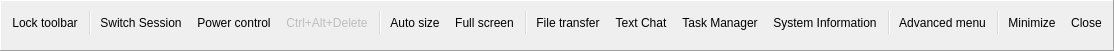
<?xml version="1.0" encoding="UTF-8"?>
<ui version="4.0">
 <class>DesktopToolBar</class>
 <widget class="QFrame" name="DesktopToolBar">
  <property name="geometry">
   <rect>
    <x>0</x>
    <y>0</y>
    <width>866</width>
    <height>51</height>
   </rect>
  </property>
  <property name="sizePolicy">
   <sizepolicy hsizetype="Minimum" vsizetype="Minimum">
    <horstretch>0</horstretch>
    <verstretch>0</verstretch>
   </sizepolicy>
  </property>
  <property name="windowTitle">
   <string notr="true"/>
  </property>
  <property name="autoFillBackground">
   <bool>true</bool>
  </property>
  <property name="frameShape">
   <enum>QFrame::Shape::Panel</enum>
  </property>
  <property name="frameShadow">
   <enum>QFrame::Shadow::Raised</enum>
  </property>
  <property name="lineWidth">
   <number>1</number>
  </property>
  <layout class="QVBoxLayout" name="verticalLayout">
   <property name="spacing">
    <number>0</number>
   </property>
   <property name="leftMargin">
    <number>0</number>
   </property>
   <property name="topMargin">
    <number>0</number>
   </property>
   <property name="rightMargin">
    <number>0</number>
   </property>
   <property name="bottomMargin">
    <number>0</number>
   </property>
   <item>
    <widget class="QToolBar" name="toolbar">
     <property name="sizePolicy">
      <sizepolicy hsizetype="Minimum" vsizetype="Minimum">
       <horstretch>0</horstretch>
       <verstretch>0</verstretch>
      </sizepolicy>
     </property>
     <property name="iconSize">
      <size>
       <width>24</width>
       <height>24</height>
      </size>
     </property>
     <addaction name="action_pin"/>
     <addaction name="separator"/>
     <addaction name="action_switch_session"/>
     <addaction name="action_power_control"/>
     <addaction name="action_cad"/>
     <addaction name="separator"/>
     <addaction name="action_autosize"/>
     <addaction name="action_fullscreen"/>
     <addaction name="separator"/>
     <addaction name="action_file_transfer"/>
     <addaction name="action_text_chat"/>
     <addaction name="action_task_manager"/>
     <addaction name="action_system_info"/>
     <addaction name="separator"/>
     <addaction name="action_menu"/>
     <addaction name="separator"/>
     <addaction name="action_minimize"/>
     <addaction name="action_close"/>
    </widget>
   </item>
   <item>
    <widget class="QWidget" name="frame" native="true">
     <property name="sizePolicy">
      <sizepolicy hsizetype="Fixed" vsizetype="Fixed">
       <horstretch>0</horstretch>
       <verstretch>0</verstretch>
      </sizepolicy>
     </property>
     <property name="minimumSize">
      <size>
       <width>55</width>
       <height>6</height>
      </size>
     </property>
     <property name="maximumSize">
      <size>
       <width>55</width>
       <height>6</height>
      </size>
     </property>
    </widget>
   </item>
  </layout>
  <action name="action_pin">
   <property name="checkable">
    <bool>true</bool>
   </property>
   <property name="icon">
    <iconset resource="../../../common/resources/common.qrc">
     <normaloff>:/img/pin.svg</normaloff>:/img/pin.svg</iconset>
   </property>
   <property name="text">
    <string>Lock toolbar</string>
   </property>
   <property name="toolTip">
    <string>Lock toolbar</string>
   </property>
  </action>
  <action name="action_autosize">
   <property name="icon">
    <iconset resource="../../../common/resources/common.qrc">
     <normaloff>:/img/move.svg</normaloff>:/img/move.svg</iconset>
   </property>
   <property name="text">
    <string>Auto size</string>
   </property>
   <property name="toolTip">
    <string>Automatic window size</string>
   </property>
  </action>
  <action name="action_fullscreen">
   <property name="checkable">
    <bool>true</bool>
   </property>
   <property name="icon">
    <iconset resource="../../../common/resources/common.qrc">
     <normaloff>:/img/expand.svg</normaloff>:/img/expand.svg</iconset>
   </property>
   <property name="text">
    <string>Full screen</string>
   </property>
   <property name="toolTip">
    <string>Switch to full screen mode or back</string>
   </property>
  </action>
  <action name="action_autoscroll">
   <property name="checkable">
    <bool>true</bool>
   </property>
   <property name="checked">
    <bool>true</bool>
   </property>
   <property name="text">
    <string>Automatic scrolling</string>
   </property>
  </action>
  <action name="action_cad">
   <property name="enabled">
    <bool>false</bool>
   </property>
   <property name="icon">
    <iconset resource="../../../common/resources/common.qrc">
     <normaloff>:/img/ctrl-alt-del.svg</normaloff>:/img/ctrl-alt-del.svg</iconset>
   </property>
   <property name="text">
    <string>Ctrl+Alt+Delete</string>
   </property>
   <property name="toolTip">
    <string>Send Ctrl+Alt+Delete</string>
   </property>
   <property name="visible">
    <bool>false</bool>
   </property>
  </action>
  <action name="action_menu">
   <property name="icon">
    <iconset resource="../../../common/resources/common.qrc">
     <normaloff>:/img/menu.svg</normaloff>:/img/menu.svg</iconset>
   </property>
   <property name="text">
    <string>Advanced menu</string>
   </property>
   <property name="toolTip">
    <string>Advanced menu</string>
   </property>
  </action>
  <action name="action_screenshot">
   <property name="text">
    <string>Save screenshot...</string>
   </property>
   <property name="iconText">
    <string>Save screenshot...</string>
   </property>
   <property name="toolTip">
    <string>Save screenshot...</string>
   </property>
  </action>
  <action name="action_file_transfer">
   <property name="icon">
    <iconset resource="../../../common/resources/common.qrc">
     <normaloff>:/img/file-explorer.svg</normaloff>:/img/file-explorer.svg</iconset>
   </property>
   <property name="text">
    <string>File transfer</string>
   </property>
   <property name="toolTip">
    <string>File transfer</string>
   </property>
  </action>
  <action name="action_scale">
   <property name="checkable">
    <bool>true</bool>
   </property>
   <property name="text">
    <string>Scale</string>
   </property>
  </action>
  <action name="action_power_control">
   <property name="icon">
    <iconset resource="../../../common/resources/common.qrc">
     <normaloff>:/img/flash-on.svg</normaloff>:/img/flash-on.svg</iconset>
   </property>
   <property name="text">
    <string>Power control</string>
   </property>
   <property name="toolTip">
    <string>Power control</string>
   </property>
   <property name="visible">
    <bool>false</bool>
   </property>
  </action>
  <action name="action_shutdown">
   <property name="text">
    <string>Shutdown</string>
   </property>
  </action>
  <action name="action_reboot">
   <property name="text">
    <string>Reboot</string>
   </property>
  </action>
  <action name="action_logoff">
   <property name="text">
    <string>Logoff</string>
   </property>
  </action>
  <action name="action_lock">
   <property name="text">
    <string>Lock</string>
   </property>
  </action>
  <action name="action_system_info">
   <property name="icon">
    <iconset resource="../../../common/resources/common.qrc">
     <normaloff>:/img/system-information.svg</normaloff>:/img/system-information.svg</iconset>
   </property>
   <property name="text">
    <string>System Information</string>
   </property>
   <property name="visible">
    <bool>false</bool>
   </property>
  </action>
  <action name="action_close">
   <property name="icon">
    <iconset resource="../../../common/resources/common.qrc">
     <normaloff>:/img/close-window.svg</normaloff>:/img/close-window.svg</iconset>
   </property>
   <property name="text">
    <string>Close</string>
   </property>
   <property name="toolTip">
    <string>Close session</string>
   </property>
  </action>
  <action name="action_scale100">
   <property name="checkable">
    <bool>true</bool>
   </property>
   <property name="checked">
    <bool>true</bool>
   </property>
   <property name="text">
    <string notr="true">100%</string>
   </property>
  </action>
  <action name="action_scale90">
   <property name="checkable">
    <bool>true</bool>
   </property>
   <property name="text">
    <string notr="true">90%</string>
   </property>
  </action>
  <action name="action_scale80">
   <property name="checkable">
    <bool>true</bool>
   </property>
   <property name="text">
    <string notr="true">80%</string>
   </property>
  </action>
  <action name="action_scale70">
   <property name="checkable">
    <bool>true</bool>
   </property>
   <property name="text">
    <string notr="true">70%</string>
   </property>
  </action>
  <action name="action_scale60">
   <property name="checkable">
    <bool>true</bool>
   </property>
   <property name="text">
    <string notr="true">60%</string>
   </property>
  </action>
  <action name="action_scale50">
   <property name="checkable">
    <bool>true</bool>
   </property>
   <property name="text">
    <string notr="true">50%</string>
   </property>
  </action>
  <action name="action_fit_window">
   <property name="checkable">
    <bool>true</bool>
   </property>
   <property name="text">
    <string>Fit window</string>
   </property>
  </action>
  <action name="action_minimize">
   <property name="icon">
    <iconset resource="../../../common/resources/common.qrc">
     <normaloff>:/img/minimize-window.svg</normaloff>:/img/minimize-window.svg</iconset>
   </property>
   <property name="text">
    <string>Minimize</string>
   </property>
   <property name="toolTip">
    <string>Minimize window</string>
   </property>
  </action>
  <action name="action_statistics">
   <property name="text">
    <string>Statistics</string>
   </property>
   <property name="toolTip">
    <string>Statistics</string>
   </property>
  </action>
  <action name="action_reboot_safe_mode">
   <property name="text">
    <string>Reboot (Safe mode)</string>
   </property>
   <property name="toolTip">
    <string>Reboot in safe mode</string>
   </property>
  </action>
  <action name="action_paste_clipboard_as_keystrokes">
   <property name="text">
    <string>Paste clipboard as keystrokes</string>
   </property>
  </action>
  <action name="action_text_chat">
   <property name="icon">
    <iconset resource="../../../common/resources/common.qrc">
     <normaloff>:/img/chat.svg</normaloff>:/img/chat.svg</iconset>
   </property>
   <property name="text">
    <string>Text Chat</string>
   </property>
   <property name="toolTip">
    <string>Text Chat</string>
   </property>
   <property name="visible">
    <bool>false</bool>
   </property>
  </action>
  <action name="action_start_recording">
   <property name="icon">
    <iconset resource="../../../common/resources/common.qrc">
     <normaloff>:/img/record.svg</normaloff>:/img/record.svg</iconset>
   </property>
   <property name="text">
    <string>Start recording</string>
   </property>
   <property name="toolTip">
    <string>Start recording</string>
   </property>
  </action>
  <action name="action_task_manager">
   <property name="icon">
    <iconset resource="../../../common/resources/common.qrc">
     <normaloff>:/img/system-task.svg</normaloff>:/img/system-task.svg</iconset>
   </property>
   <property name="text">
    <string>Task Manager</string>
   </property>
   <property name="toolTip">
    <string>Task Manager</string>
   </property>
   <property name="visible">
    <bool>false</bool>
   </property>
  </action>
  <action name="action_pause_video">
   <property name="checkable">
    <bool>true</bool>
   </property>
   <property name="text">
    <string>Pause video when minimizing</string>
   </property>
  </action>
  <action name="action_pause_audio">
   <property name="checkable">
    <bool>true</bool>
   </property>
   <property name="text">
    <string>Pause audio when minimizing</string>
   </property>
  </action>
  <action name="action_switch_session">
   <property name="icon">
    <iconset resource="../../../common/resources/common.qrc">
     <normaloff>:/img/user-account.svg</normaloff>:/img/user-account.svg</iconset>
   </property>
   <property name="text">
    <string>Switch Session</string>
   </property>
   <property name="visible">
    <bool>false</bool>
   </property>
   <property name="menuRole">
    <enum>QAction::MenuRole::NoRole</enum>
   </property>
  </action>
 </widget>
 <resources>
  <include location="../../../common/resources/common.qrc"/>
 </resources>
 <connections/>
</ui>
